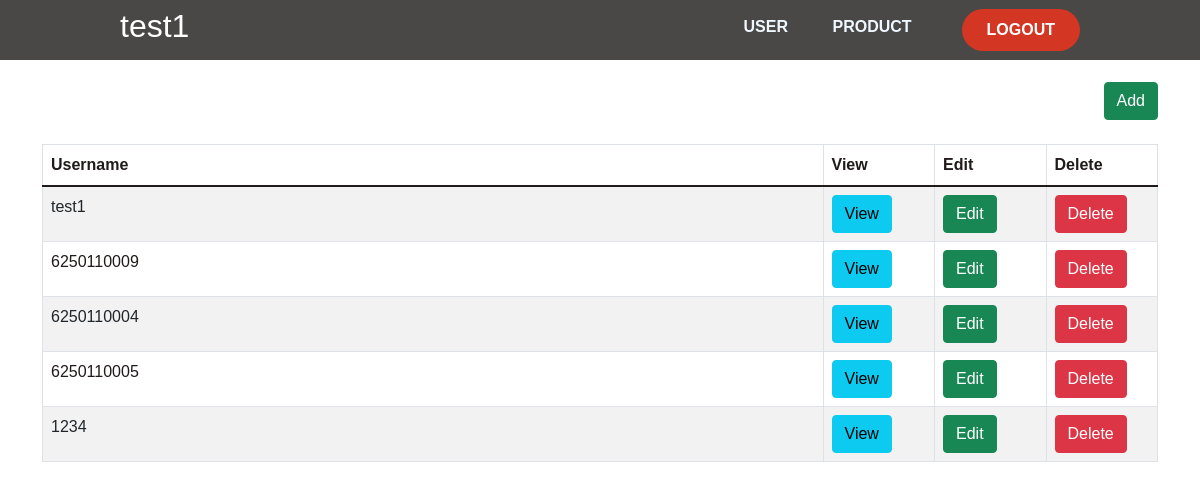
Screenshot of /admin.php (signed in) with the database file from the repository.
### tables this page shows
CREATE TABLE `user` (
  `id` int(10) NOT NULL,
  `username` varchar(100) NOT NULL,
  `email` varchar(100) NOT NULL,
  `PASSWORD` varchar(100) NOT NULL,
  `status` varchar(1) DEFAULT NULL
);

### admin.php (the view, shortened to what this page needs)
<?php
    require_once('dbcon.php');
    $sql = "SELECT * FROM user" ;
    $stmt = $conn->prepare($sql);
    $stmt->execute();
    $result = $stmt->fetchALL();
?>
<!DOCTYPE html>
<html lang="en">
<head>
    <link rel="stylesheet" href="./assets/css/style.css" />
    <link rel="stylesheet" href="./assets/css/style3.css">
    <link href="https://cdn.jsdelivr.net/npm/bootstrap@5.1.2/dist/css/bootstrap.min.css" rel="stylesheet">
</head>
<body>
    <header>
        <?php if (isset($_SESSION['username'])) : ?>
        <H2 class="t-head"><?php echo $_SESSION['username']; ?></H2>
        <nav>
            <ul class="nav__links">
                <li>
                    <a href="#">User</a>
                </li>
                <li>
                    <a  href="./page/admin/product/admin_page.php">Product</a>
                </li>
            </ul>
      </nav>
      <a class="btn2" href="index.php?logout='1'"><button class="button1">Logout</button></a>
      <?php endif ?>
  </header>
    <main class="ad-main">
        <div class="container">
            <div class="d-add" align="right">
                <button name="add" id="add" data-bs-toggle="modal" data-bs-target="#addModal" class="btn btn-success">Add</button>
            </div>
            <br>
            <table class="table table-striped table-bordered">
                <thead >
                    <tr>
                        <th width="70%">Username</th>
                        <th width="10%">View</th>
                        <th width="10%">Edit</th>
                        <th width="10%">Delete</th>
                    </tr>
                </thead>
                <tbody>
                    <?php
                        for($i=0; $i<count($result); $i++) {
                    ?>
                    <tr>
                        <td><?php echo $result[$i]["username"]; ?></td>
                        <td>
                            <button type="button" class="btn btn-info view_data" id="<?php echo $result[$i]["id"] ?>">View</button>
                        </td>
                        <td>
                            <button type="button" class="btn btn-success edit_data"  id="<?php echo $result[$i]["id"] ?>">Edit</button>
                        </td>
                        <td>
                            <button type="button" class="btn btn-danger delete_data" id="<?php echo $result[$i]["id"] ?>">Delete</button>
                        </td>
                    </tr>
                    <?php
                        }
                    ?>
                </tbody>
            </table>
        </div>
    </main>
</body>
</html>

### assets/css/style.css (style rules this page uses)
* { margin: 0; padding: 0; box-sizing: border-box; font-family: Arial, Helvetica, sans-serif; color: #211a1a; font-size: 1em; }
li, a { font-weight: bold; font-size: 16px; text-decoration: none; text-transform: uppercase; color: rgb(255, 255, 255); }
header { height: 50px; display: flex; justify-content: flex-end; align-items: center; padding: 30px 10%; background-color: rgba(29, 25, 25, 0.8); }
.t-head { margin-right: auto; color: rgb(255, 255, 255); }
.nav__links { list-style: none; }
.nav__links li { display: inline-block; padding: 0px 20px; }
.nav__links li a { transition: all 0.3s ease 0s; }
.button1 { text-transform: uppercase; margin-left: 30px; padding: 9px 25px; background-color: rgb(211, 55, 35); border: none; border-radius: 50px; cursor: pointer; transition: all 0.3s ease 0s; color: rgb(255, 255, 255); }
.d-add { margin-top: 2%; }

### assets/css/style3.css (style rules this page uses)
nav { margin-top: 1%; }
.nav__links li a { transition: all 0.3s ease 0s; color: aliceblue; text-decoration: none; }
.btn2 button { font-weight: bold; }

### rows the page displays
user: username "test1"
user: username "6250110009"
user: username "6250110004"
user: username "6250110005"
user: username "1234"

### other values shown
$_SESSION['username'] "test1"
